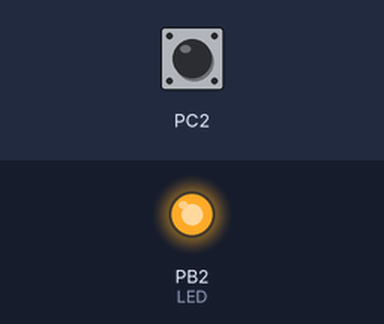
Bench run of a program on a simulated ATmega328P, built with avr-gcc and emulated at 16 MHz. Parts: output pins drawn as LEDs (lit = HIGH). The test bench sets the inputs (shaded band); at power-on: PC2 HIGH.

Above: at 1.2 s.
1.3 s: PC2 pulled LOW for 0.15 s
At 2.2 s:
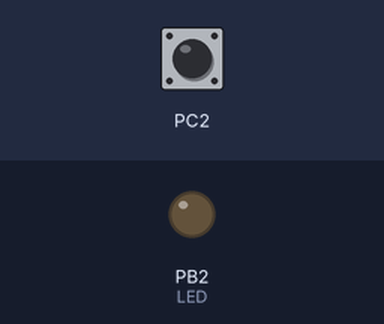
4.0 s: PC2 pulled LOW for 3.2 s
At 8.9 s:
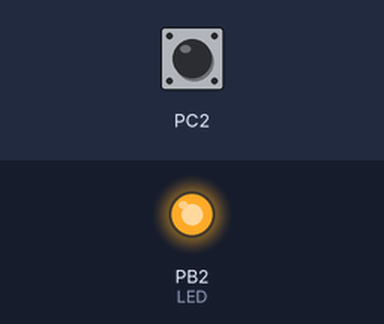
Timing chart, 0 to 10.4 s (numbered marks = the images above; inputs shaded):
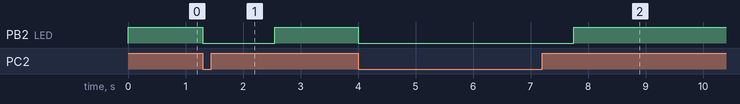

The program:

main.c
```c
/*
 * da2a_t2.c
 *
 * Created: 3/1/2019 8:45:46 PM
 * Author : John Patrick
 */

#define F_CPU 16000000UL
#include <avr/io.h>
#include <util/delay.h>


int main(void)
{
	DDRC &= (0 << 2); //set PORTC.2 as an input
	PORTC |= (1 << 2);	//enable pull up
	DDRB |= (1 << 2);	//set PORTB.2 as an output
	PORTB |= (1 << 2);	//turn LED off
    while (1)
    {
		if (!(PINC & (1<<2))) {	//if pulled low (switch is pressed down)
			PORTB &= (0 << 2);	//turn LED on
			_delay_ms(1250);	//LED lights up for 1.250 s and then shuts off
		}

		else {
			PORTB |= (1 << 2);	//turn LED off
		}
    }
}
```

Measured:
- after the input at 1.3 s, PB2 (LED): HIGH → LOW at once, → HIGH 1.2 s later
- after the input at 4.0 s, PB2 (LED): HIGH → LOW at once, → HIGH 3.8 s later
